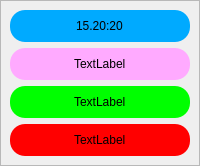
               <widget class="QWidget" name="login_page">
                <layout class="QVBoxLayout" name="verticalLayout_2">
                 <property name="spacing">
                  <number>0</number>
                 </property>
                 <property name="leftMargin">
                  <number>0</number>
                 </property>
                 <property name="topMargin">
                  <number>0</number>
                 </property>
                 <property name="rightMargin">
                  <number>0</number>
                 </property>
                 <property name="bottomMargin">
                  <number>0</number>
                 </property>
                 <item>
                  <widget class="QFrame" name="frame_3">
                   <property name="frameShape">
                    <enum>QFrame::StyledPanel</enum>
                   </property>
                   <property name="frameShadow">
                    <enum>QFrame::Raised</enum>
                   </property>
                   <layout class="QVBoxLayout" name="verticalLayout_3">
                    <item>
                     <widget class="QFrame" name="frame_7">
                      <property name="styleSheet">
                       <string notr="true">
font: 700 12pt &quot;Segoe UI&quot;;
background-color: rgb(0, 170, 255);
border-radius: 15px;</string>
                      </property>
                      <property name="frameShape">
                       <enum>QFrame::StyledPanel</enum>
                      </property>
                      <property name="frameShadow">
                       <enum>QFrame::Raised</enum>
                      </property>
                      <layout class="QVBoxLayout" name="verticalLayout_8">
                       <item alignment="Qt::AlignHCenter">
                        <widget class="QLabel" name="saat_tarih">
                         <property name="styleSheet">
                          <string notr="true">
font: 700 40pt &quot;Segoe UI&quot;;
background-color: rgb(0, 170, 255);
border-radius: 15px;</string>
                         </property>
                         <property name="text">
                          <string>15.20:20</string>
                         </property>
                        </widget>
                       </item>
                      </layout>
                     </widget>
                    </item>
                    <item>
                     <widget class="QFrame" name="frame_8">
                      <property name="styleSheet">
                       <string notr="true">font: 700 12pt &quot;Segoe UI&quot;;
border-radius: 15px;
background-color: rgb(255, 170, 255);
</string>
                      </property>
                      <property name="frameShape">
                       <enum>QFrame::StyledPanel</enum>
                      </property>
                      <property name="frameShadow">
                       <enum>QFrame::Raised</enum>
                      </property>
                      <layout class="QHBoxLayout" name="horizontalLayout_11">
                       <item alignment="Qt::AlignHCenter">
                        <widget class="QLabel" name="oyuncu_bilgi">
                         <property name="styleSheet">
                          <string notr="true">font: 700 20pt &quot;Segoe UI&quot;;
border-radius: 15px;
background-color: rgb(255, 170, 255);
</string>
                         </property>
                         <property name="text">
                          <string>TextLabel</string>
                         </property>
                        </widget>
                       </item>
                      </layout>
                     </widget>
                    </item>
                    <item>
                     <widget class="QFrame" name="frame_9">
                      <property name="styleSheet">
                       <string notr="true">
background-color: rgb(0, 255, 0);
font: 700 12pt &quot;Segoe UI&quot;;
border-radius: 15px;</string>
                      </property>
                      <property name="frameShape">
                       <enum>QFrame::StyledPanel</enum>
                      </property>
                      <property name="frameShadow">
                       <enum>QFrame::Raised</enum>
                      </property>
                      <layout class="QVBoxLayout" name="verticalLayout_9">
                       <item alignment="Qt::AlignHCenter">
                        <widget class="QLabel" name="saldiri">
                         <property name="styleSheet">
                          <string notr="true">
background-color: rgb(0, 255, 0);
font: 700 20pt &quot;Segoe UI&quot;;
border-radius: 15px;</string>
                         </property>
                         <property name="text">
                          <string>TextLabel</string>
                         </property>
                        </widget>
                       </item>
                      </layout>
                     </widget>
                    </item>
                    <item>
                     <widget class="QFrame" name="frame_10">
                      <property name="styleSheet">
                       <string notr="true">background-color: rgb(255, 0, 0);
font: 700 12pt &quot;Segoe UI&quot;;
border-radius: 15px;</string>
                      </property>
                      <property name="frameShape">
                       <enum>QFrame::StyledPanel</enum>
                      </property>
                      <property name="frameShadow">
                       <enum>QFrame::Raised</enum>
                      </property>
                      <layout class="QVBoxLayout" name="verticalLayout_10">
                       <item alignment="Qt::AlignHCenter">
                        <widget class="QLabel" name="savunma">
                         <property name="styleSheet">
                          <string notr="true">background-color: rgb(255, 0, 0);
font: 700 20pt &quot;Segoe UI&quot;;
border-radius: 15px;</string>
                         </property>
                         <property name="text">
                          <string>TextLabel</string>
                         </property>
                        </widget>
                       </item>
                      </layout>
                     </widget>
                    </item>
                   </layout>
                  </widget>
                 </item>
                </layout>
               </widget>
